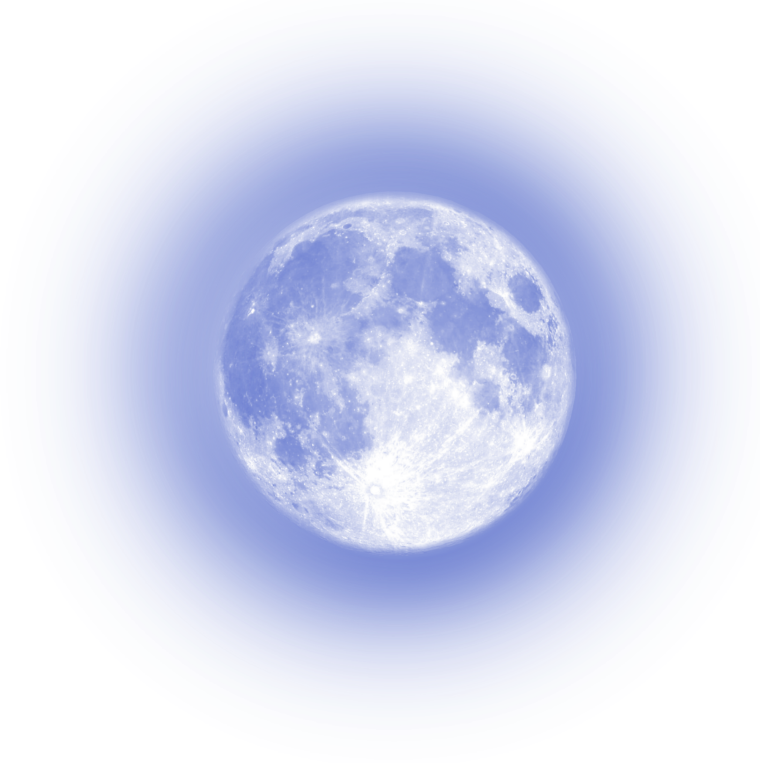
#> input picture Space ping pong/Images/balls/img.png, 2278 x 2289 px (shown at 1/3 size); its folder holds only this picture in this run
$ python -i main.py   (imports and definitions only)
#> lines starting #> are read from the running program, lines starting #| are printed output that depends on the picture
import time
import pygame
# [1 line not run here, left out]
from PIL import Image
from config import *
import random
import math


WIDTH = 1200
HEIGHT = 1000


score_1 = 0
score_2 = 0


clock = pygame.time.Clock()


# [1 line that did not run here, left out]
# [1 line not run here, left out]


def get_cropped(path: str):
    # Открываем изображение
#> called with path = 'Images/balls/img.png'
    img = Image.open(path)
#> img is the input picture: PIL image 2278x2289 RGBA; mean R, G, B, A 80.7, 97.3, 172.2, 89.6
    img = img.convert("RGBA")
    alpha = img.split()[-1]
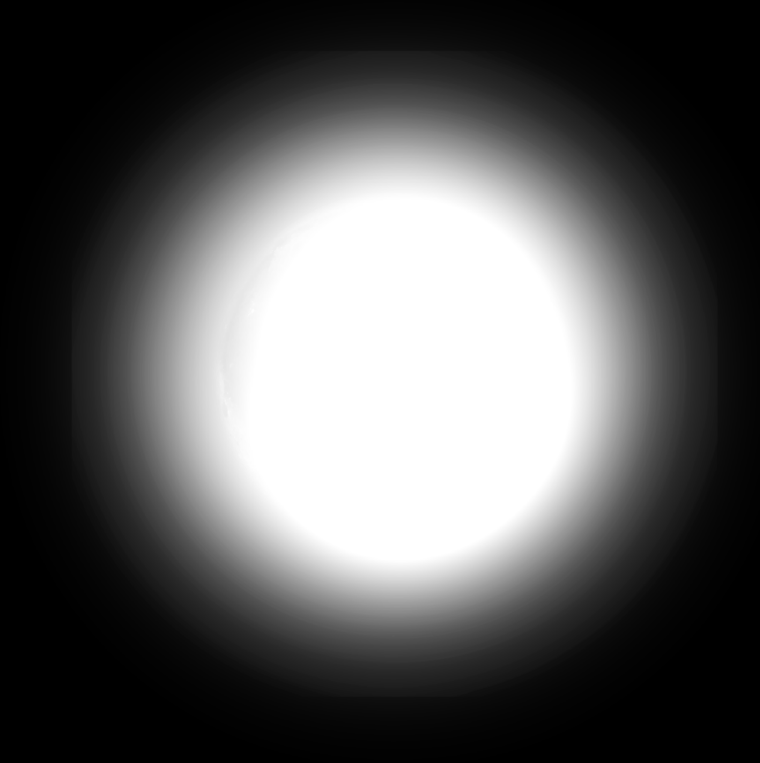
#> alpha: PIL image 2278x2289 L (shown at 1/3 size); min 0, max 255, mean 89.6
    bbox = alpha.getbbox()
#> bbox = (0, 0, 2278, 2289)
    if bbox:
        cropped_img = img.crop(bbox)
        cropped_img.save(path)

def smooth_sine(t, t_max=600, amplitude=3, cycles=1):
    B = 2 * math.pi * cycles / t_max
    return amplitude * math.sin(B * t)


class GameSprite(pygame.sprite.Sprite):
    cache = {}

    def __init__(self, player_image, player_x, player_y, width, height):
        super().__init__()
        if player_image not in GameSprite.cache:
            get_cropped(player_image)
            GameSprite.cache[player_image] = pygame.transform.scale(pygame.image.load(player_image), (width, height))
            print(f'Картинка {player_image} прогружена!')
        self.original_image = GameSprite.cache[player_image]
        self.image = self.original_image
        self.rect = self.image.get_rect()
        self.rect.x = player_x
        self.rect.y = player_y

    def draw(self):
        window.blit(self.image, (self.rect.x, self.rect.y))

    # [10 lines left out: function rotate, not called in this run]

class Player1(GameSprite):
    # [56 lines left out: functions __init__, update, not called in this run]

class Player2(GameSprite):
    # [61 lines left out: functions __init__, update, not called in this run]

class Area:
    def __init__(self, x, y, width, height, color):
        self.rect = pygame.Rect(x, y, width, height)
        self.fill_color = color

    def color(self, new_color):
        self.fill_color = new_color

    def fill(self):
        pygame.draw.rect(window, self.fill_color, self.rect)

    def outline(self, frame_color, thickness):
        pygame.draw.rect(window, frame_color, self.rect, thickness)

    def collidepoint(self, x, y):
        return self.rect.collidepoint(x, y)

class Label(Area):
    def set_text(self, text, fsize=12, text_color=(0, 0, 0)):
        self.image = pygame.font.SysFont("verdana", fsize).render(text, True, text_color)

    def draw(self, shift_x=0, shift_y=0):
        self.fill()
        window.blit(self.image, (self.rect.x + shift_x, self.rect.y + shift_y))

class Ball(GameSprite):
    def __init__(self, player_image, player_x, player_y, width, height, speed_x, speed_y):
        super().__init__(player_image, player_x, player_y, width, height)
        self.speed_x = speed_x
        self.speed_y = speed_y
        self.speed = 2

    # [22 lines left out: function update, not called in this run]


# [1 line that did not run here, left out]

# [1 line that did not run here, left out]
# [1 line that did not run here, left out]

# [2 lines not run here, left out]

# [1 line that did not run here, left out]

ball = Ball('Images/balls/img.png', WIDTH/2-60, HEIGHT/2-60, 100, 100, 5, 5)

score_1_text = Label(10, 10, 0, 0 , (0, 0, 0))
score_2_text = Label(999, 10, 0, 0 , (0, 0, 0))

game = True
# [29 lines not run here, left out]

>>> result = get_cropped('Images/balls/img.png')
